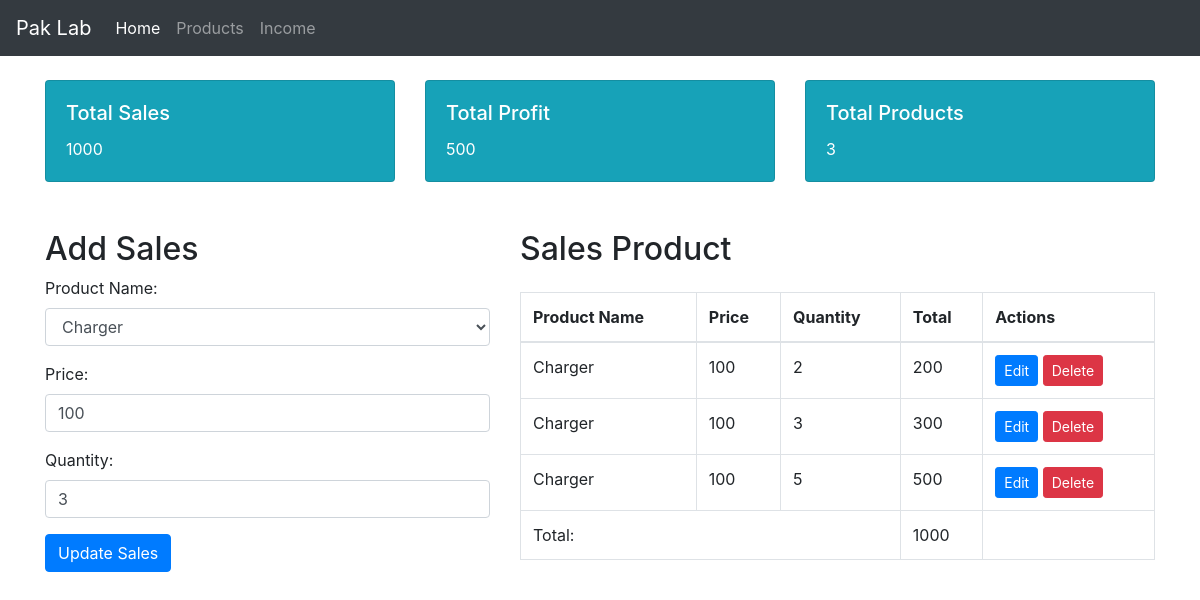
Page /?id=20&edit=edit on the committed database.
### tables this page shows
CREATE TABLE `sales` (
  `id` int(11) NOT NULL,
  `product_id` int(11) NOT NULL,
  `sale_date` datetime NOT NULL DEFAULT current_timestamp(),
  `price` int(11) DEFAULT NULL,
  `quantity` int(11) NOT NULL,
  `total` int(11) GENERATED ALWAYS AS (`price` * `quantity`) STORED
);

CREATE TABLE `products` (
  `id` int(11) NOT NULL,
  `name` varchar(255) NOT NULL,
  `brand_name` varchar(255) NOT NULL,
  `description` text DEFAULT NULL,
  `sales_price` int(11) NOT NULL,
  `cost` int(11) NOT NULL,
  `stock` int(11) NOT NULL DEFAULT 0
);

### sales.php (the view, shortened to what this page needs)
<?php
$is_edit = 0;
if (isset($_GET['edit'])) {
    $is_edit = 1;
    $sales_id = $_GET['id'];
    $sql = "SELECT * FROM sales WHERE id='$sales_id'";
    $result = mysqli_query($conn, $sql);
    $edit_sales = mysqli_fetch_assoc($result);
}
?>
<div class="container mt-5">
    <div class="row my-5">
        <div class="col-md-5">
            <h2>Add Sales</h2>
            <form action="#" method="post">
                <div class="form-group">
                    <label for="productName">Product Name:</label>
                    <select class="form-control" name="product_id" id="product_id" required>
                        <?php
                        $sql = "SELECT * FROM products";
                        $result = mysqli_query($conn, $sql);
                        if (mysqli_num_rows($result) > 0) {
                            while ($products = mysqli_fetch_assoc($result)) {
                                ?>
                                <option value="<?php echo $products['id'] ?>"
                                    <?php
                                    if($is_edit == 1 && $products['id'] == $edit_sales['product_id']){
                                        echo 'selected';
                                    }
                                    ?>
                                    ><?php echo $products['name'] ?></option>
                                    <?php
                                }
                            }
                            ?>
                        </select>
                    </div>
                    <div class="form-group">
                        <label for="price">Price:</label>
                        <input type="text" class="form-control" name="price" value="<?php echo ($is_edit == 1) ? $edit_sales['price'] : '' ?>"  id="price" required>
                    </div>
                    <div class="form-group">
                        <label for="quantity">Quantity:</label>
                        <input type="text" class="form-control" name="quantity" value="<?php echo ($is_edit == 1) ? $edit_sales['quantity'] : '' ?>" id="quantity" required>
                    </div>
                    <button type="submit" name="<?php echo ($is_edit == 1) ? 'update_sales' : 'add_sales' ?>" class="btn btn-primary"><?php echo ($is_edit == 1) ? 'Update Sales' : 'Add Sales' ?></button>
                </form>
            </div>
            <div class="col-md-7">
                <h2 class="mb-4">Sales Product</h2>
                <table id= example class="table table-bordered table-hover">
                    <thead>
                        <tr>
                            <th>Product Name</th>
                            <th>Price</th>
                            <th>Quantity</th>
                            <th>Total</th>
                            <th>Actions</th>
                        </tr>
                    </thead>
                    <tbody>
                        <?php
                        $total = 0;
                        $sql = "SELECT  products.name as product_name,products.id as product_id, sales.* FROM sales INNER JOIN products ON sales.product_id  = products.id;";
                        $result = mysqli_query($conn, $sql);
                        if (mysqli_num_rows($result) > 0) {
                            while ($sales = mysqli_fetch_assoc($result)) {
                                ?>
                                <tr>
                                    <td><?php echo $sales['product_name'] ?></td>
                                    <td><?php echo $sales['price'] ?></td>
                                    <td><?php echo $sales['quantity'] ?></td>
                                    <td><?php echo $sales['total'] ?></td>
                                    <td>
                                        <a href="?id=<?php echo $sales['id'] ?>&edit=edit" class="btn btn-primary btn-sm">
                                            Edit
                                        </a>
                                        <a href="?id=<?php echo $sales['id'] ?>&delete=delete"  class="btn btn-danger btn-sm">
                                            Delete
                                        </a>
                                    </td>
                                </tr>
                                <?php
                                $total = $total + $sales['total'];
                            }
                        } ?>
                    </tbody>
                    <tfoot>
                        <tr>
                            <td colspan="3">Total:</td>
                            <td><?php echo $total; ?></td>
                        </tr>
                    </tfoot>
                </table>
            </div>
        </div>
    </div>
    <?php include 'inc/footer.php' ?>

### rows in the picture
sales: product_id "Charger", price "100", quantity "3", product.name "Charger", total "300"
sales: product.name "Charger", price "100", quantity "2", total "200"
sales: product.name "Charger", price "100", quantity "5", total "500"

### other values in the picture
get_sales($conn) "1000"
get_profit($conn) "500"
get_count($conn,'products') "3"
$total "1000"
